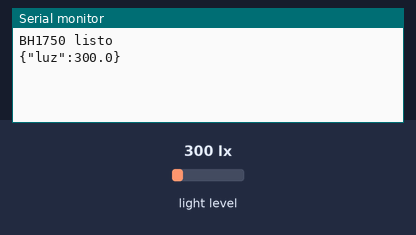
This sketch was run on a simulated ESP32. Parts: the last lines printed to the serial monitor. The test bench sets the inputs (shaded band); at power-on: light level 300 lx.

Above: at 1.7 s.
1.8 s: light level set to 40 lx
At 3.4 s:
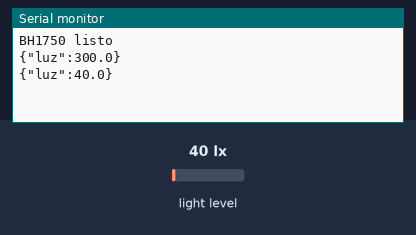
4.5 s: light level set to 500 lx
At 5.0 s:
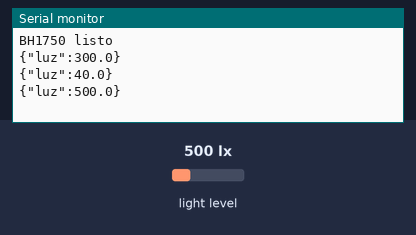
Timing chart, 0 to 7.5 s (numbered marks = the images above; inputs shaded):
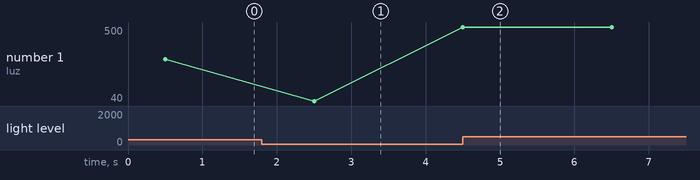

Measured:
- after the input at 1.8 s, the serial monitor: prints a new line after 0.70 s (image 1)
- after the input at 4.5 s, the serial monitor: prints a new line at once (image 2)
- plotted number 1: 300 → 40 after the input at 1.8 s, 40 → 500 after the input at 4.5 s

The sketch:

SensorBH1750.ino
```cpp
#include <Wire.h>
#include <BH1750.h>

BH1750 lightMeter;

void setup() {
  Serial.begin(115200);
  delay(500);

  // Inicializar bus I2C
  Wire.begin(21, 22);   // SDA = 21, SCL = 22

  // Inicializar sensor BH1750
  if (lightMeter.begin(BH1750::CONTINUOUS_HIGH_RES_MODE)) {
    Serial.println("BH1750 listo");
  } else {
    Serial.println("Error iniciando BH1750");
  }
}

void loop() {
  float lux = lightMeter.readLightLevel();  // Luz en lux

  // Crear JSON para este nodo
  String json = "{";
  json += "\"luz\":" + String(lux, 1);
  json += "}";

  Serial.println(json);

  delay(2000);
}
```
